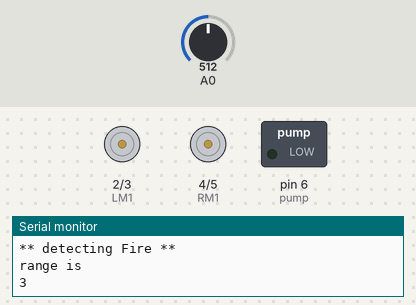
This sketch was run on a simulated Arduino Uno, built with avr-gcc and run on an emulated ATmega328P. Shown: motor-driver pin pairs drawn as motors (green arrow = first pin HIGH = forward, orange = second pin HIGH = backward, longer = more drive), switched loads named in the sketch (green lamp = pin HIGH), the last lines printed to the serial monitor. Inputs (shaded band) come from the test bench; at power-on: A0 = 512.

Above: at 1.2 s.
1.3 s: A0 set to 308
3.3 s: A0 set to 281
At 4.1 s:
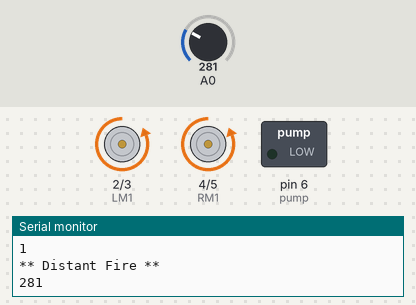
4.8 s: A0 set to 162
6.3 s: A0 set to 131
At 6.8 s:
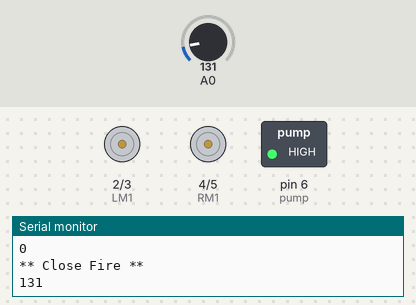
Timing chart, 0 to 8.8 s (numbered marks = the images above; inputs shaded):
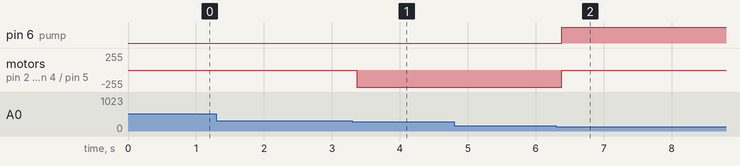

Measured:
- the behaviour switches between 293 and 292 on A0 (found by bisection; images 0 and 1)
- the behaviour switches between 147 and 146 on A0 (found by bisection; images 1 and 2)
- after the input at 3.3 s, motor on pin 2 (LM1) / pin 3 (LM2), motor on pin 4 (RM1) / pin 5 (RM2): stopped → backward 255/255 after 0.07 s
- after the input at 6.3 s, pin 6 (pump): LOW → HIGH after 0.08 s; motor on pin 2 (LM1) / pin 3 (LM2), motor on pin 4 (RM1) / pin 5 (RM2): backward 255/255 → stopped after 0.08 s

The sketch:

ArduinoSourcecode.ino
```cpp
const int sensorMin = 0;     // sensor minimum
const int sensorMax = 1024;  // sensor maximum

int enableA = 1;
int enableB = 9;

int LM1 = 2;      // left motor
int LM2 = 3  ;   // left motor
int RM1 = 4  ;     // right motor
int RM2 = 5  ;     // right motor
int pump = 6;   //pump


void setup() {
  // put your setup code here, to run once:
  Serial.begin(9600);
  pinMode(A0, INPUT);
  pinMode(LM1, OUTPUT);
  pinMode(LM2, OUTPUT);
  pinMode(RM1, OUTPUT);
  pinMode(RM2, OUTPUT);
  pinMode(pump, OUTPUT);
}

void loop() {
  // read the sensor on analog A0:
  int sensorReading = analogRead(A0);
  pinMode (sensorReading,INPUT);

  // map the sensor range (four options):
  // ex: 'long int map(long int, long int, long int, long int, long int)'
  int range = map(sensorReading, sensorMin, sensorMax, 0, 7);
   Serial.println("** detecting Fire **");
   Serial.println("range is");
   Serial.println(range);
  // range value:
  switch (range)
  {
    case 0:
    {
      // A fire closer than 1.5 feet away.
      Serial.println("** Close Fire **");
      Serial.println(sensorReading);
    //digitalWrite (enableA, LOW);
    //digitalWrite (enableB, LOW);
      digitalWrite(LM1, LOW);
      digitalWrite(LM2, LOW);
      digitalWrite(RM1, LOW);
      digitalWrite(RM2, LOW);
      digitalWrite(pump,HIGH);
      delay(5000);
      Serial.println(pump,HIGH);
      digitalWrite(pump,LOW);


    }


    /*
    digitalWrite(LM1, LOW);
    digitalWrite(LM2, HIGH);
    digitalWrite(RM1, LOW);
    digitalWrite(RM2, HIGH);
    delay(300); //Slow down the speed of robot

    break;
    */
  case 1:
  {
  // A fire between 1-3 feet away. (read 33 for fire)
    Serial.println("** Distant Fire **");
    Serial.println(sensorReading);
    /*digitalWrite(LM1, LOW);
    digitalWrite(LM2, LOW);
    digitalWrite(RM1, LOW);
    digitalWrite(RM2, LOW);
    delay(5000);
    */

    digitalWrite(LM1, LOW);
    digitalWrite(LM2, HIGH);
    digitalWrite(RM1, LOW);
    digitalWrite(RM2, HIGH);
    //Slow down the speed of robot
    delay(500);
    digitalWrite(pump,LOW);

    //int PUMP = digitalRead(pump);
    //Serial.println(PUMP);
    //delay(5000);
    break;
  }
    break;
  case 2:    // No fire detected.
    Serial.println("No Fire");
    digitalWrite(LM1, LOW);
    digitalWrite(LM2, LOW);
    digitalWrite(RM1, LOW);
    digitalWrite(RM2, LOW);
    delay(500);
    /*
    digitalWrite(LM1, LOW);
    digitalWrite(LM2, HIGH);
    digitalWrite(RM1, LOW);
    digitalWrite(RM2, HIGH);
    delay(300); //Slow down the speed of robot
    digitalWrite(pump,LOW);
    break;
    */

    /*
     *
    Serial.println ("Motion Forward");
    //digitalWrite (enableA, HIGH);
    //digitalWrite (enableB, HIGH);
    digitalWrite(LM1, HIGH);
    digitalWrite(LM2, LOW);
    digitalWrite(RM1, HIGH);
    digitalWrite(RM2, LOW);
    delay(10000);
    Serial.println ("Motion Forward");
     */
    break;

  }
  delay(1);  // delay between reads


}
```
